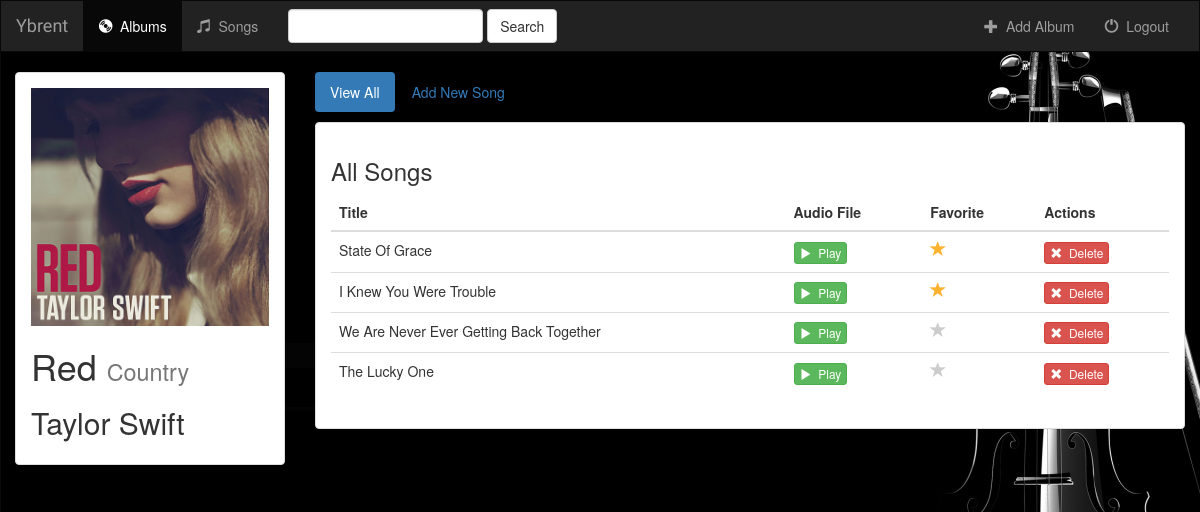
/music/58/ (signed in), run on the app's committed database.
### music/models.py (models this page shows, shortened)
class Album(models.Model):
    user = models.ForeignKey(User, default=1)
    artist = models.CharField(max_length=250)
    album_title = models.CharField(max_length=500)
    genre = models.CharField(max_length=100)
    album_logo = models.FileField()
    is_favorite = models.BooleanField(default=False)
    def __str__(self):
        return self.album_title + ' - ' + self.artist

class Song(models.Model):
    album = models.ForeignKey(Album, on_delete=models.CASCADE)
    song_title = models.CharField(max_length=250)
    audio_file = models.FileField(default='')
    is_favorite = models.BooleanField(default=False)

### music/views.py (the view)
# urls.py: url(r'^(?P<album_id>[0-9]+)/$', views.detail, name='detail'),
def detail(request, album_id):
    if not request.user.is_authenticated():
        return render(request, 'music/login.html')
    else:
        user = request.user
        album = get_object_or_404(Album, pk=album_id)
        return render(request, 'music/detail.html', {'album': album, 'user': user})

### music/templates/music/detail.html (shortened to what this page needs)
{% extends 'music/base.html' %}
{% block albums_active %}active{% endblock %}
{% block body %}
<div class="container-fluid songs-container">
    <div class="row">
        <div class="col-sm-4 col-md-3">
            <div class="panel panel-default">
                <div class="panel-body">
                    <a href="{% url 'music:detail' album.id %}">
                        {% if album.album_logo %}
                            <img src="{{ album.album_logo.url }}" class="img-responsive">
                        {% else %}
                            <h3>No image to display</h3>
                        {% endif %}
                    </a>
                    <h1>{{ album.album_title }} <small>{{ album.genre }}</small></h1>
                    <h2>{{ album.artist }}</h2>
                </div>
            </div>
        </div>
        <div class="col-sm-8 col-md-9">
            <ul class="nav nav-pills" style="margin-bottom: 10px;">
                <li role="presentation" class="active"><a href="{% url 'music:detail' album.id %}">View All</a></li>
                <li role="presentation"><a href="{% url 'music:create_song' album.id %}">Add New Song</a></li>
            </ul>
            <div class="panel panel-default">
                <div class="panel-body">
                    <h3>All Songs</h3>
                    <table class="table">
                        <thead>
                        <tr>
                            <th>Title</th>
                            <th>Audio File</th>
                            <th>Favorite</th>
                            <th>Actions</th>
                        </tr>
                        </thead>
                        <tbody>
                        {% for song in album.song_set.all %}
                            <tr>
                                <td>{{ song.song_title }}</td>
                                <td>
                                    <a target="_blank" href="{{ song.audio_file.url }}">
                                        <button type="button" class="btn btn-success btn-xs">
                                            <span class="glyphicon glyphicon-play"></span>&nbsp; Play
                                        </button>
                                    </a>
                                </td>
                                <td>
                                    <a href="{% url 'music:favorite' song.id %}" class="btn-favorite"><span class="glyphicon glyphicon-star {% if song.is_favorite %}active{% endif %}"></span></a>
                                </td>
                                <td>
                                    <form action="{% url 'music:delete_song' album.id song.id %}" method="post" style="display: inline;">
                                        <button type="submit" class="btn btn-danger btn-xs">
                                            <span class="glyphicon glyphicon-remove"></span>&nbsp; Delete
                                        </button>
                                    </form>
                                </td>
                            </tr>
                        {% endfor %}
                        </tbody>
                    </table>
                </div>
            </div>
        </div>
    </div>
</div>
{% endblock %}

### music/static/music/style.css (style rules this page uses)
body { background: url('images/black_violin-wallpaper-1366x768.jpg'); }
.glyphicon-star { color: #CCCCCC; font-size: 16px; }
.glyphicon-star.active { color: #FDB230; }

### data on the page
Album: album_logo (picture), album_title "Red", genre "Country", artist "Taylor Swift"
Song: song_title "State Of Grace", is_favorite True (drawn)
Song: song_title "I Knew You Were Trouble", is_favorite True (drawn)
Song: song_title "We Are Never Ever Getting Back Together", is_favorite False (drawn)
Song: song_title "The Lucky One", is_favorite False (drawn)
